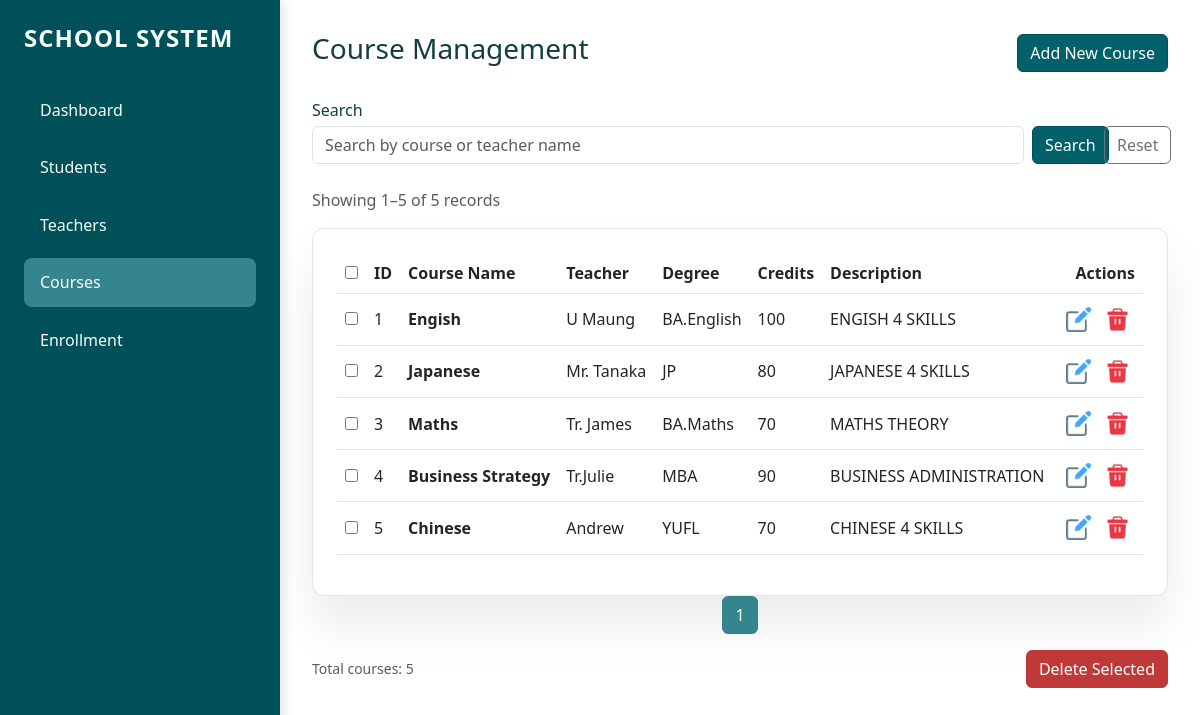
Screenshot of /courses with the database file from the repository.
### tables this page shows
CREATE TABLE courses (
                course_id INTEGER PRIMARY KEY AUTOINCREMENT,
                course_name TEXT NOT NULL,
                teacher_id INTEGER,
                credits INTEGER,
                description TEXT,
                FOREIGN KEY (teacher_id) REFERENCES teachers (teacher_id)
            );

CREATE TABLE teachers (
                teacher_id INTEGER PRIMARY KEY AUTOINCREMENT,
                name TEXT NOT NULL,
                email TEXT,
                degree TEXT,
                hire_date DATE
            );

### app.py (the view, shortened to what this page needs)
@app.route("/courses", methods=["GET", "POST"])
def courses_page():
    search = request.args.get("search", "").strip()
    page = request.args.get("page", 1, type=int)
    per_page = 5
    courses, total = database.get_courses(
        search_text=search or None, page=page, per_page=per_page
    )
    total_pages = (total + per_page - 1) // per_page
    start = (page - 1) * per_page + 1 if total > 0 else 0
    end = min(page * per_page, total)
    return render_template(
        "courses.html",
        courses=courses,
        teachers=database.get_all_teachers(),
        search=search,
        page=page,
        total_pages=total_pages,
        total=total,
        start=start,
        end=end,
    )

### database.py (called while the page is built)
def get_connection():
    conn = sqlite3.connect(DB_NAME, timeout=30)
    conn.execute('PRAGMA foreign_keys = ON')
    conn.row_factory = sqlite3.Row
    return conn

def get_all_teachers():
    teachers, _ = get_teachers(page=None, per_page=None)
    return teachers

### templates/courses.html (shortened to what this page needs)
{% extends "base.html" %}
{% block content %}
<div class="d-flex justify-content-between align-items-center mb-4">
    <h3>Course Management</h3>
    <button class="btn btn-primary" data-bs-toggle="modal" data-bs-target="#addModal">Add New Course</button>
</div>
<form method="GET" action="{{ url_for('courses_page') }}" class="row g-2 align-items-end mb-4">
    <div class="col-md-10">
        <label for="search" class="form-label mb-1">Search</label>
        <input type="search" name="search" class="form-control" placeholder="Search by course or teacher name"
            value="{{ search | default('') }}">
    </div>
    <div class="col-md-1 d-grid">
        <button type="submit" class="btn btn-outline-primary w-100">Search</button>
    </div>
    <div class="col-md-1 d-grid">
        <a href="{{ url_for('courses_page') }}" class="btn btn-outline-secondary">Reset</a>
    </div>
</form>
<p class="text-muted">Showing {{ start }}–{{ end }} of {{ total }} records</p>
<div class="card-custom">
    <table class="table align-middle">
        <thead>
            <tr>
                <th><input type="checkbox" id="selectAll"></th>
                <th>ID</th>
                <th>Course Name</th>
                <th>Teacher</th>
                <th>Degree</th>
                <th>Credits</th>
                <th>Description</th>
                <th class="text-end">Actions</th>
            </tr>
        </thead>
        <tbody>
            {% for s in courses %}
            <tr>
                <td><input type="checkbox" class="rowCheckbox" value="{{ s['course_id'] }}"></td>
                <td>{{ s['course_id'] }}</td>
                <td><strong>{{ s['course_name'] }}</strong></td>
                <td>{{ s['teacher_name'] or 'No Teacher' }}</td>
                <td>{{ s['degree'] }}</td>
                <td>{{ s['credits'] }}</td>
                <td>{{ s['description'] }}</td>
                <td class="text-end">
                    <button class="btn btn-sm btn-outline-secondary" data-bs-toggle="modal"
                        data-bs-target="#edit{{ s['course_id'] }}"><img
                            src="{{ url_for('static', filename='image/edit.png') }}" alt="Edit"
                            style="width: 1rem; height: 1rem;"></button>
                    <form action="/courses/{{ s['course_id'] }}/delete" method="POST" class="d-inline">
                        <button type="submit" class="btn btn-sm delete-row-delete-btn"
                            onclick="return confirm('Are you sure?')"><img
                                src="{{ url_for('static', filename='image/delete.png') }}" alt="Delete"
                                style="width: 1rem; height: 1rem;"></button>
                    </form>
                </td>
            </tr>
            {% endfor %}
        </tbody>
    </table>
</div>
<nav aria-label="Course pagination">
    <ul class="pagination justify-content-center">
        {% for p in range(1, total_pages + 1) %}
        <li class="page-item {% if p == page %}active{% endif %}">
            <a class="page-link" href="{{ url_for('courses_page', search=search, page=p) }}">{{ p }}</a>
        </li>
        {% endfor %}
    </ul>
</nav>
<div class="d-flex justify-content-between align-items-center mt-3">
    <small class="text-muted">Total courses: {{ total }}</small>
    <form action="/courses/delete_selected" method="POST" class="bulk-delete-form" data-field-name="selected_courses">
        <button type="submit" class="btn btn-danger">Delete Selected</button>
    </form>
</div>
{% endblock %}

### static/style.css (style rules this page uses)
:root { --sidebar-width: 280px; --primary-bg: #ffffff; --sidebar-color: #005059; --accent: #7DA78C; --accent-strong: rgb(53, 133, 142); --accent-soft: rgb(53, 133, 142,0.5); --text-muted: rgba(255, 255, 255, 0.85); --text-strong: #f5fffc; --card-bg: #ffffff; --card-border: rgba(53, 133, 142, 0.18); }
body { background: var(--primary-bg); margin: 0; font-family: 'Segoe UI', Tahoma, Geneva, Verdana, sans-serif; color: #133d3e; }
.btn-primary, .btn-outline-primary, .btn-success { color: #ffffff; background-color: #01606a !important; border-color: #005059 !important; }
.d-flex.justify-content-between.align-items-center.mb-4>.btn-primary { min-width: 140px; }
.delete-row-delete-btn { background: transparent !important; border: none !important; border-radius: 0 !important; box-shadow: none !important; padding: 0; width: 2.2rem; height: 2.2rem; display: inline-flex; align-items: center; justify-content: center; }
.delete-row-delete-btn img { width: 25px !important; height: 25px !important; }
.btn-danger { background-color: #c03939; border-color: #c03939; color: #fff; }
button[data-bs-target^="#edit"] img { width: 25px !important; height: 25px !important; align-items: center; justify-content: center; background: transparent !important; border: none !important; padding: 0 !important; }
button[data-bs-target^="#edit"] { background: transparent !important; border: none !important; border-radius: 0 !important; box-shadow: none !important; padding: 0; width: 2.2rem; height: 2.2rem; display: inline-flex; align-items: center; justify-content: center; }
.card-custom { background: var(--card-bg); border-radius: 12px; padding: 1.5rem; box-shadow: 0 30px 50px rgba(0, 0, 0, 0.08); border: 1px solid var(--card-border); }
.pagination .page-link { color: var(--accent-strong); border-color: var(--accent-soft); background-color: transparent; }
.pagination .page-item.active .page-link { background-color: var(--accent-strong); border-color: var(--accent-strong); color: white; }

### rows the page displays
courses: course_id "1", course_name "Engish", name "U Maung", degree "BA.English", credits "100", description "ENGISH 4 SKILLS"
courses: course_id "2", course_name "Japanese", name "Mr. Tanaka", degree "JP", credits "80", description "JAPANESE 4 SKILLS"
courses: course_id "3", course_name "Maths", name "Tr. James", degree "BA.Maths", credits "70", description "MATHS THEORY"
courses: course_id "4", course_name "Business Strategy", name "Tr.Julie", degree "MBA", credits "90", description "BUSINESS ADMINISTRATION"
courses: course_id "5", course_name "Chinese", name "Andrew", degree "YUFL", credits "70", description "CHINESE 4 SKILLS"

### other values shown
{{ start }} "1"
{{ end }} "5"
{{ total }} "5"
{{ p }} "1"
